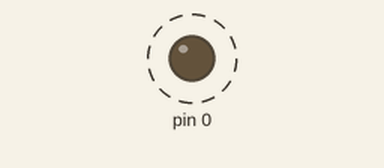
A sketch run on a simulated Arduino Uno, built with avr-gcc and run on an emulated ATmega328P. Parts: output pins drawn as LEDs (lit = HIGH). Dashed ring = blinking.

Above: at 0.5 s.
Timing chart, 0 to 4.6 s (numbered marks = the images above):
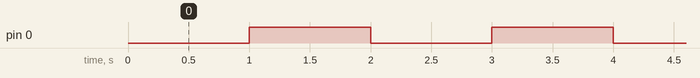

Measured:
- by itself, pin 0: alternates HIGH for 1.0 s and LOW for 1.0 s

The sketch:

example1.ino
```cpp
// @author Abdelaziz Salah
// this is the first example

// importing libraries
#include <avr/io.h>
#include <util/delay.h>
void setup() {
// Q/ configure the MC with internal 16MHZ Clock -> built in clock rate.
// A/ This is the internal default frequency of the clock.
// Configure pin 0 in PORTD as output pin
DDRD = 0x01; // 00000001
// The Led is connected to pin 0 in PORTD
PORTD = 0x01; // 1 because we work negative logic.
// Connect the lead using negative logc to flash every 1 second
// Hardware task, connect the resistor to VCC and to the long leg of the led,
// and the short leg connect it to pin 0 on the arduino
}

void loop() { // infinite loop
  // turn the led on
  PORTD = 0x00;
  PORTD = PORTD & (~(1<<PD0)); // ! ~ ->! -> 1 BIT -> 0, 1, 01101 ,00000.
                                // ~ 0 -> 1 , 001 -> 110 -> STREAM OF BITS = # BITS IN THE INPUT
  // wait 1 sec
  _delay_ms(1000);
  // turn the led off
  PORTD = 0x01;
  // wait 1 sec
  _delay_ms(1000);
}
```
